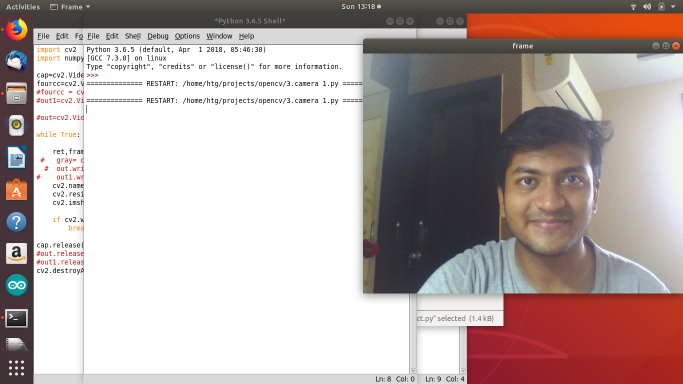
#> input picture 1.face-detection/harsh2.png, 1366 x 768 px (shown at 1/2 size)
$ python 'face detect.py'
#> lines starting #> are read from the running program, lines starting #| are printed output that depends on the picture; after the words box and inside, x2 and y2 are one past the last pixel; in counts of white or black regions, pixels touching at a corner belong together
#htg
import numpy as np
import cv2

#load haar cascade xml files
face_cascade = cv2.CascadeClassifier('haarcascade_frontalface_default.xml')
eye_cascade = cv2.CascadeClassifier('haarcascade_eye_tree_eyeglasses.xml')

img = cv2.imread('harsh2.png')#load image
#> img is the input picture: shape (768, 1366, 3); mean B, G, R 168.1, 170.3, 184.3
cv2.namedWindow('img',cv2.WINDOW_NORMAL)#resize
cv2.resizeWindow('img', 600,600)        #image

gray = cv2.cvtColor(img, cv2.COLOR_BGR2GRAY)#convert image to grayscale
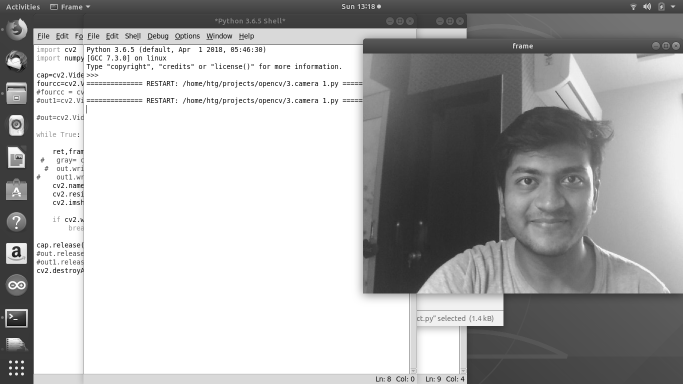
#> gray: shape (768, 1366) (shown at 1/2 size); min 0, max 255, mean 174.2

faces = face_cascade.detectMultiScale(gray,1.3,5) #detect face coordinates x,y,w,h
#> faces = [[987, 275, 221, 221]]
print(faces)
#| [[987 275 221 221]]
c=1
for (x,y,w,h) in faces:
    print(x,y,w,h)
    img = cv2.rectangle(img,(x,y),(x+w,y+h),(255,0,0),6)#draw rectangle over faces one by one in a loop
    roi_gray = gray[y:y+h, x:x+w] #crop face region in roi
    roi_color = img[y:y+h, x:x+w] #crop face region
    font=cv2.FONT_HERSHEY_SIMPLEX
    cv2.putText(img,'FACE {}'.format(c),(x,int(y+h/8)),font,w/170,(255,255,255),int(w/50))
    eyes = eye_cascade.detectMultiScale(roi_gray)#detect eye coordinates ex,ey,ew,eh
    print(eyes)
    for (qx,qy,ew,eh) in eyes:
        cv2.rectangle(roi_color,(qx,qy),(qx+ew,qy+eh),(0,255,0),6)
    c+=1
    if w<100:
        c-=1
#> this loop made 1 pass
#> (x, y, w, h, font, eyes, c) on pass 1: (987, 275, 221, 221, 0, [[130, 59, 52, 52], [40, 61, 55, 55]], 2)
#| 987 275 221 221
#| [[130  59  52  52]
#|  [ 40  61  55  55]]
#> pass 1, `img = cv2.rectangle(img,(x,y),(x+w,y+h),(255,0,0),6)#draw rectangle ov..`:
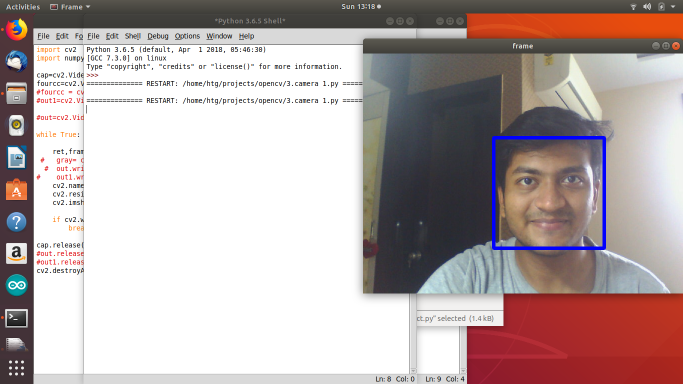
#> img: shape (768, 1366, 3) (shown at 1/2 size); 0.59% of pixels changed, all inside (x1, y1, x2, y2) = (984, 272, 1212, 500)
#> pass 1, `roi_gray = gray[y:y+h, x:x+w]`:
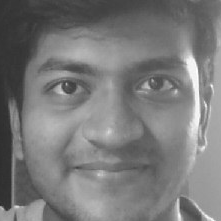
#> roi_gray: shape (221, 221); min 44, max 254, mean 121.8
#> pass 1, `roi_color = img[y:y+h, x:x+w]`:
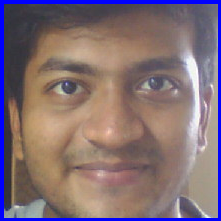
#> roi_color: shape (221, 221, 3); mean B, G, R 117.2, 110.8, 130.2
#> after the loop:
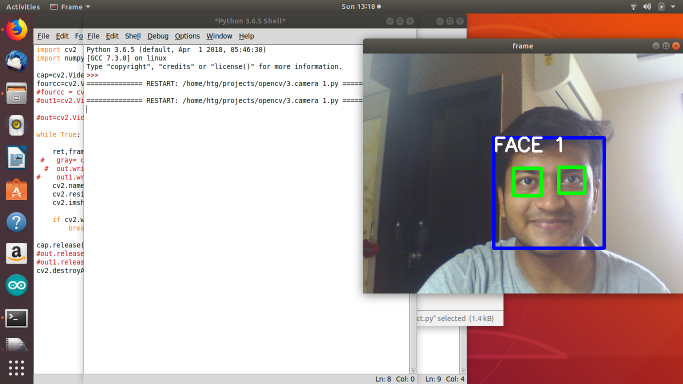
#> img: shape (768, 1366, 3) (shown at 1/2 size); 0.42% of pixels changed, all inside (x1, y1, x2, y2) = (990, 273, 1173, 395)
#> after the loop:
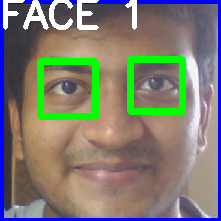
#> roi_color: shape (221, 221, 3); 8.87% of pixels changed, all inside (x1, y1, x2, y2) = (3, 0, 186, 120)
#> after the loop, c = 2
c-=1
#> c = 1
print('number of faces detected= {}'.format(c))
#| number of faces detected= 1
#add text message
font=cv2.FONT_HERSHEY_SIMPLEX #not needed since mentioned earlier
cv2.putText(img,'Face Detection',(40,110),font,4,(200,200,200),10)
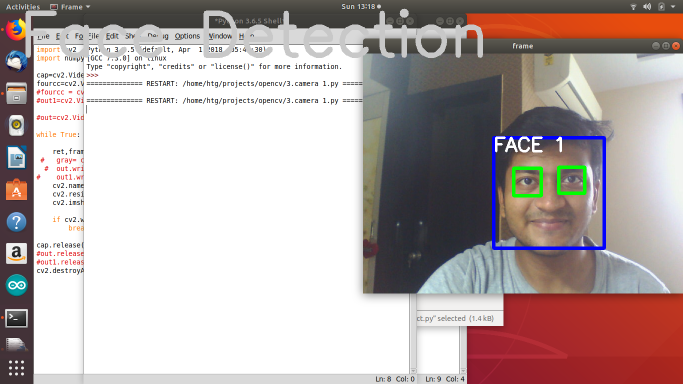
#> img: shape (768, 1366, 3) (shown at 1/2 size); 2.27% of pixels changed, all inside (x1, y1, x2, y2) = (51, 17, 966, 116)

#cv2.imshow('img1',roi_color)
cv2.imshow('img',img)
cv2.waitKey(0)
cv2.destroyAllWindows()

$ run again, with 1.face-detection/pic.jpg saved as 1.face-detection/harsh2.png
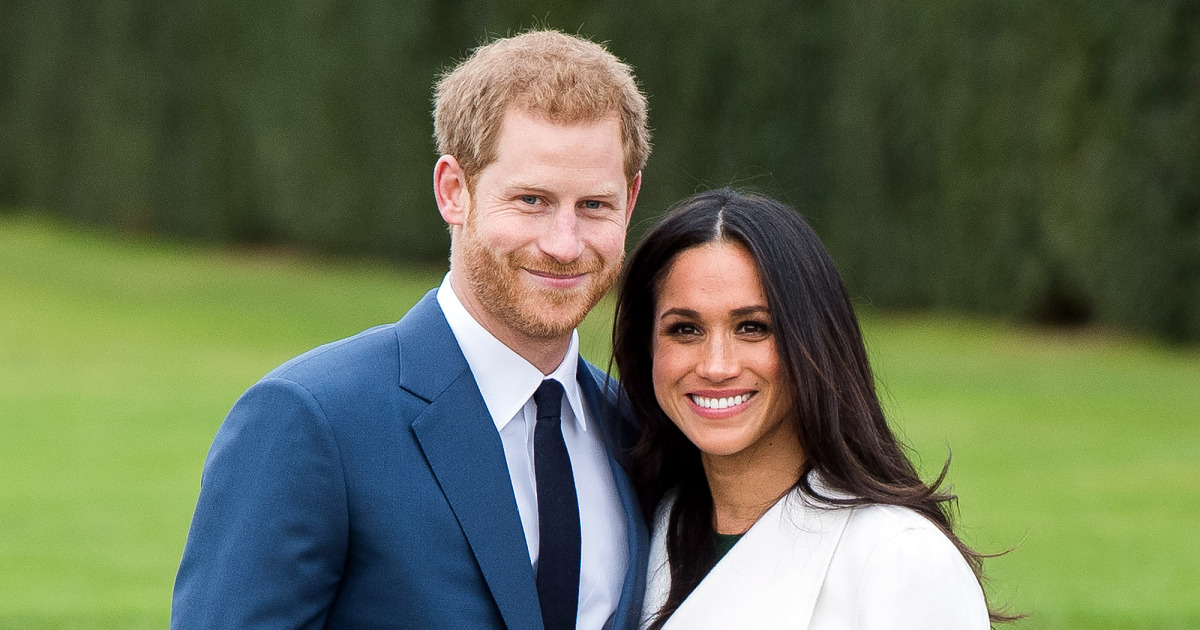
#> input picture 1.face-detection/pic.jpg, 1200 x 630 px
#> img is the input picture: shape (630, 1200, 3); mean B, G, R 82.3, 109.7, 100.3
#> faces = [[472, 135, 181, 181], [624, 261, 174, 174]]
#| [[472 135 181 181]
#|  [624 261 174 174]]
#> the loop `for (x,y,w,h) in faces:` made 2 passes
#> (x, y, w, h, font, eyes, c) on passes 1 to 2: (472, 135, 181, 181, 0, [[40, 46, 37, 37]], 2), (624, 261, 174, 174, 0, [[41, 50, 39, 39], [107, 49, 39, 39]], 3)
#> (printed output is left out)
#> after the loop `for (x,y,w,h) in faces:`:
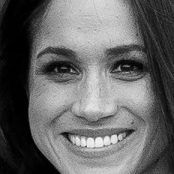
#> roi_gray: shape (174, 174); min 0, max 248, mean 101.6
#> after the loop `for (x,y,w,h) in faces:`: c = 3
#> `c-=1`: c = 2
#| number of faces detected= 2
#> `cv2.putText(img,'Face Detection',(40,110),font,4,(200,200,200),10)`:
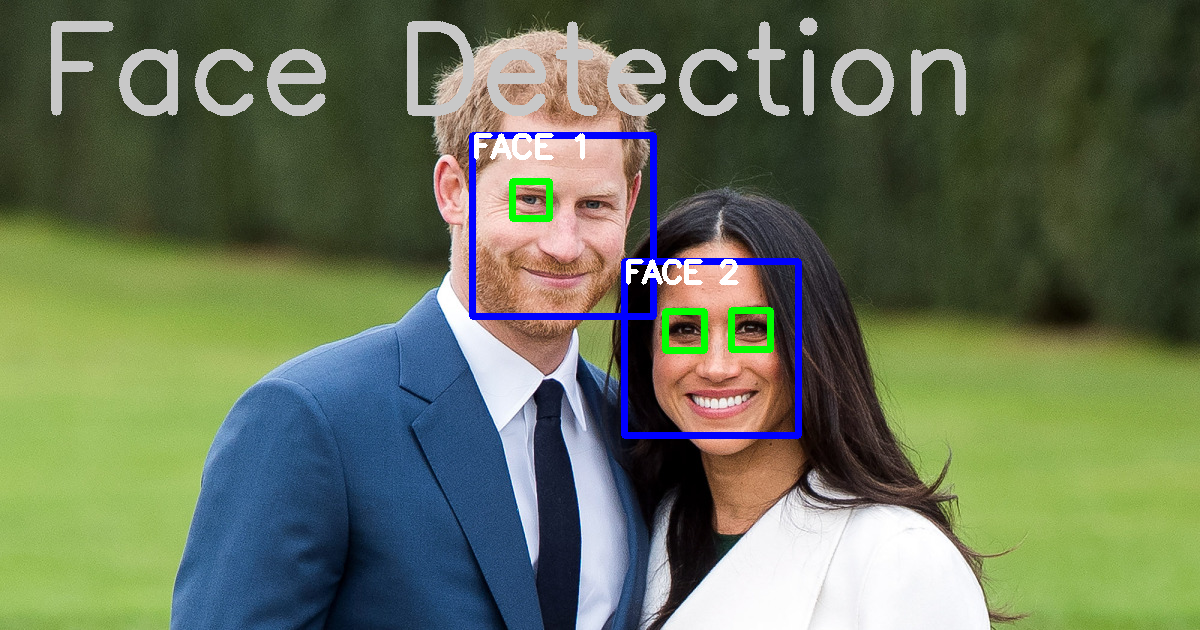
#> img: shape (630, 1200, 3); mean B, G, R 88.9, 113.3, 102.3
